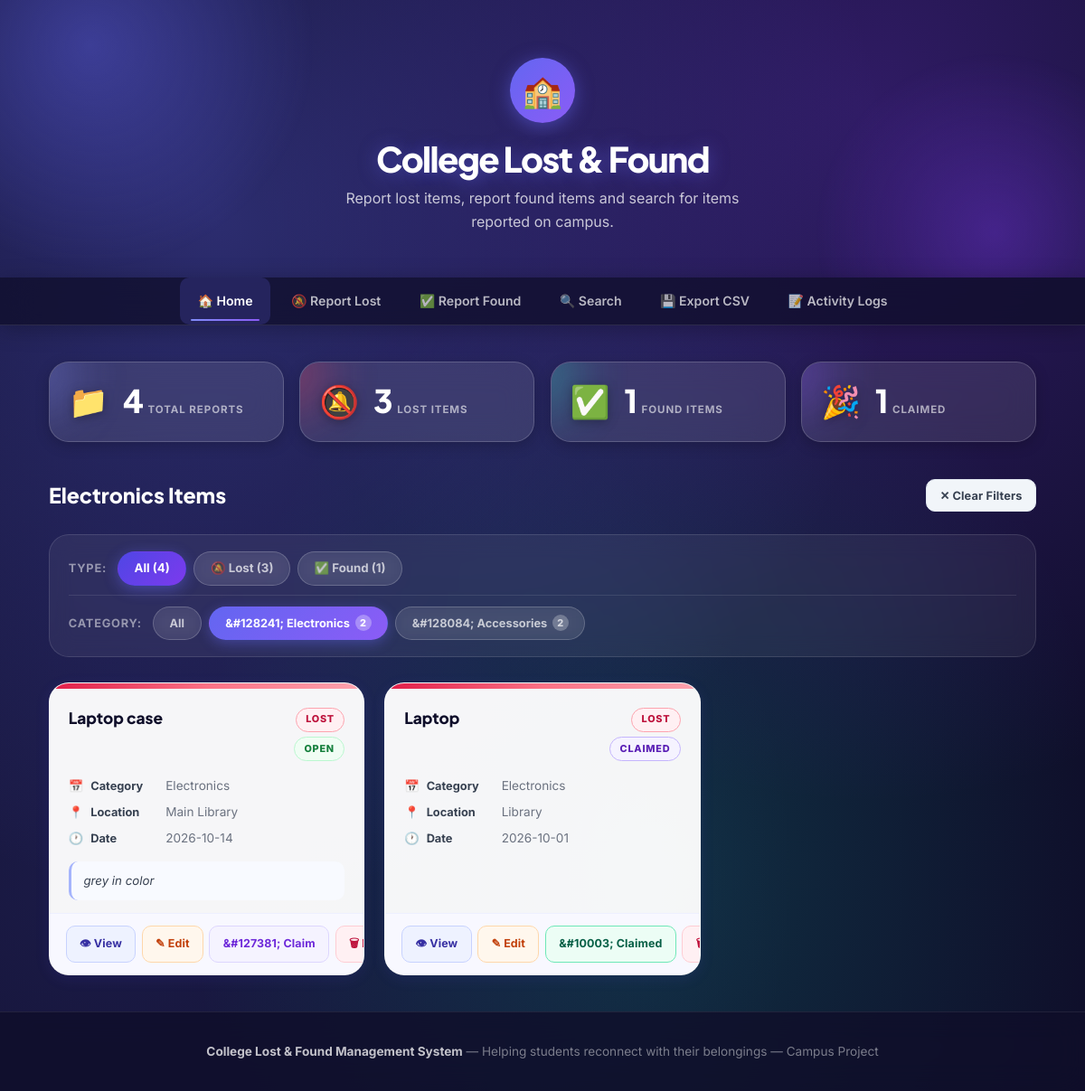
The app's page /?category=Electronics with its own data.
### tables this page shows
CREATE TABLE items (
            id INTEGER PRIMARY KEY AUTOINCREMENT,
            item_type TEXT NOT NULL,
            item_name TEXT NOT NULL,
            category TEXT NOT NULL,
            location TEXT NOT NULL,
            date TEXT NOT NULL,
            description TEXT
        , contact TEXT, status TEXT NOT NULL DEFAULT 'Open');

### app.py (the view)
@app.route("/")
def home():
    filter_type     = request.args.get("filter",   "All")
    filter_category = request.args.get("category", "All")
    conn = None
    try:                                            # EXCEPTION HANDLING
        conn = get_db_connection()
        conditions, params = [], []
        if filter_type in ("Lost", "Found"):
            conditions.append("item_type = ?")
            params.append(filter_type)
        if filter_category != "All" and filter_category in CATEGORIES:
            conditions.append("category = ?")
            params.append(filter_category)
        where  = ("WHERE " + " AND ".join(conditions)) if conditions else ""
        items  = conn.execute(f"SELECT * FROM items {where} ORDER BY id DESC", params).fetchall()
        total   = conn.execute("SELECT COUNT(*) FROM items").fetchone()[0]
        lost    = conn.execute("SELECT COUNT(*) FROM items WHERE item_type='Lost'").fetchone()[0]
        found   = conn.execute("SELECT COUNT(*) FROM items WHERE item_type='Found'").fetchone()[0]
        claimed = conn.execute("SELECT COUNT(*) FROM items WHERE status='Claimed'").fetchone()[0]
        cat_counts = {}
        for cat in CATEGORIES:
            cat_counts[cat] = conn.execute(
                "SELECT COUNT(*) FROM items WHERE category=?", (cat,)
            ).fetchone()[0]
        stats = {"total": total, "lost": lost, "found": found, "claimed": claimed}
        return render_template("index.html", items=items, stats=stats,
                               filter_type=filter_type, filter_category=filter_category,
                               categories=CATEGORIES, cat_counts=cat_counts)
    except Exception as e:                          # EXCEPTION HANDLING
        flash(f"Error loading items: {str(e)}", "error")
        return render_template("index.html", items=[], stats={},
                               filter_type="All", filter_category="All",
                               categories=CATEGORIES, cat_counts={})
    finally:                                        # EXCEPTION HANDLING
        if conn:
            conn.close()

### app.py (called while the page is built)
def get_db_connection():
    conn = sqlite3.connect("database.db")
    conn.row_factory = sqlite3.Row
    return conn

### templates/index.html (shortened to what this page needs)
{% extends "base.html" %}
{% block content %}
<div class="stats-grid">
    <div class="stat-card total">
        <div class="stat-icon">&#128193;</div>
        <div class="stat-info">
            <span class="stat-num">{{ stats.total }}</span>
            <span class="stat-label">Total Reports</span>
        </div>
    </div>
    <div class="stat-card lost-s">
        <div class="stat-icon">&#128277;</div>
        <div class="stat-info">
            <span class="stat-num">{{ stats.lost }}</span>
            <span class="stat-label">Lost Items</span>
        </div>
    </div>
    <div class="stat-card found-s">
        <div class="stat-icon">&#9989;</div>
        <div class="stat-info">
            <span class="stat-num">{{ stats.found }}</span>
            <span class="stat-label">Found Items</span>
        </div>
    </div>
    <div class="stat-card claimed-s">
        <div class="stat-icon">&#127881;</div>
        <div class="stat-info">
            <span class="stat-num">{{ stats.claimed }}</span>
            <span class="stat-label">Claimed</span>
        </div>
    </div>
</div>
<div class="page-header">
    <h2 class="page-title">
        {% if filter_category != 'All' %}
            {{ filter_category }} Items
        {% elif filter_type != 'All' %}
            {{ filter_type }} Items
        {% else %}
            All Reported Items
        {% endif %}
    </h2>
    {% if filter_type != 'All' or filter_category != 'All' %}
        <a href="{{ url_for('home') }}" class="btn btn-secondary" style="font-size:0.8rem; padding:0.4rem 0.9rem;">&#10005; Clear Filters</a>
    {% endif %}
</div>
<div class="filter-section">
    <div class="filter-bar">
        <span class="filter-label">Type:</span>
        <a href="{{ url_for('home', category=filter_category if filter_category != 'All' else None) }}"
           class="filter-btn {{ 'active-all' if filter_type == 'All' }}">All ({{ stats.total }})</a>
        <a href="{{ url_for('home', filter='Lost', category=filter_category if filter_category != 'All' else None) }}"
           class="filter-btn {{ 'active-lost' if filter_type == 'Lost' }}">&#128277; Lost ({{ stats.lost }})</a>
        <a href="{{ url_for('home', filter='Found', category=filter_category if filter_category != 'All' else None) }}"
           class="filter-btn {{ 'active-found' if filter_type == 'Found' }}">&#9989; Found ({{ stats.found }})</a>
    </div>
    <div class="filter-bar category-filter-bar">
        <span class="filter-label">Category:</span>
        {% set cat_icons = {
            'Electronics': '&#128241;',
            'Books':       '&#128218;',
            'Documents':   '&#128196;',
            'Accessories': '&#128084;',
            'Clothing':    '&#128085;',
            'ID Card':     '&#128100;',
            'Keys':        '&#128273;',
            'Other':       '&#128230;'
        } %}
        <a href="{{ url_for('home', filter=filter_type if filter_type != 'All' else None) }}"
           class="filter-btn cat-btn {{ 'cat-active' if filter_category == 'All' }}">All</a>
        {% for cat in categories %}
            {% if cat_counts[cat] > 0 %}
                <a href="{{ url_for('home', category=cat, filter=filter_type if filter_type != 'All' else None) }}"
                   class="filter-btn cat-btn {{ 'cat-active' if filter_category == cat }}">
                    {{ cat_icons[cat] }} {{ cat }}
                    <span class="cat-count">{{ cat_counts[cat] }}</span>
                </a>
            {% endif %}
        {% endfor %}
    </div>
</div>
{% if items %}
    <div class="items-grid">
        {% for item in items %}
            <div class="item-card {{ 'lost-card' if item['item_type'] == 'Lost' else 'found-card' }}">
                <div class="card-strip {{ 'lost' if item['item_type'] == 'Lost' else 'found' }}"></div>
                <div class="card-body">
                    <div class="card-header-row">
                        <h3 class="item-title">{{ item['item_name'] }}</h3>
                        <div class="badge-group">
                            <span class="badge {{ 'badge-lost' if item['item_type'] == 'Lost' else 'badge-found' }}">
                                {{ item['item_type'] }}
                            </span>
                            <span class="badge {{ 'badge-claimed' if item['status'] == 'Claimed' else 'badge-open' }}">
                                {{ item['status'] }}
                            </span>
                        </div>
                    </div>
                    <div class="item-meta">
                        <div class="meta-row">
                            <span class="meta-icon">&#128197;</span>
                            <span class="meta-label">Category</span>
                            <span class="meta-value">{{ item['category'] }}</span>
                        </div>
                        <div class="meta-row">
                            <span class="meta-icon">&#128205;</span>
                            <span class="meta-label">Location</span>
                            <span class="meta-value">{{ item['location'] }}</span>
                        </div>
                        <div class="meta-row">
                            <span class="meta-icon">&#128336;</span>
                            <span class="meta-label">Date</span>
                            <span class="meta-value">{{ item['date'] }}</span>
                        </div>
                    </div>
                    {% if item['description'] %}
                        <div class="card-description">{{ item['description'] }}</div>
                    {% endif %}
                </div>
                <div class="card-actions">
                    <a href="{{ url_for('item_detail', id=item['id']) }}" class="btn btn-detail">&#128065; View</a>
                    <a href="{{ url_for('edit', id=item['id']) }}"        class="btn btn-edit">&#9998; Edit</a>
                    <a href="{{ url_for('mark_claimed', id=item['id']) }}" class="btn btn-claim {{ 'claimed' if item['status'] == 'Claimed' }}">
                        {{ '&#10003; Claimed' if item['status'] == 'Claimed' else '&#127381; Claim' }}
                    </a>
                    <a href="{{ url_for('delete', id=item['id']) }}" class="btn btn-delete"
                       onclick="return confirm('Delete this report permanently?')">&#128465; Delete</a>
                </div>
            </div>
        {% endfor %}
    </div>
{% endif %}
{% endblock %}

### records on screen
items: item_name "Laptop case", item_type "LOST", status "OPEN", category "Electronics", location "Main Library", date "2026-10-14", description "grey in color", status "&#127381; Claim"
items: item_name "Laptop", item_type "LOST", status "CLAIMED", category "Electronics", location "Library", date "2026-10-01", status "&#10003; Claimed"

### other values on screen
{{ stats.total }} "4"
{{ stats.lost }} "3"
{{ stats.found }} "1"
{{ stats.claimed }} "1"
{{ filter_category }} "Electronics"
{{ cat_icons[cat] }} "&#128241;" "&#128084;"
{{ cat }} "Electronics" "Accessories"
{{ cat_counts[cat] }} "2" "2"
